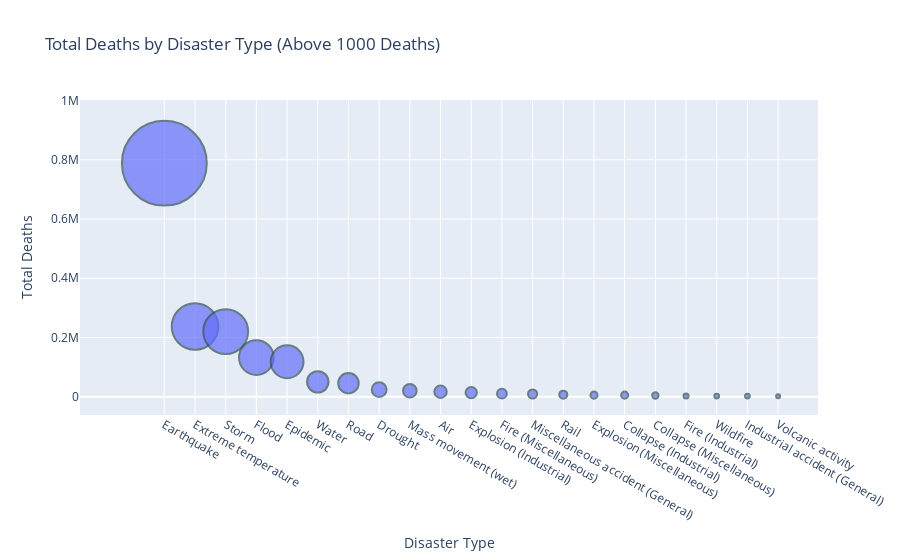

Notebook source saved alongside this figure:
### Code cell
# Create bubble chart
fig = px.scatter(
    x=df_dtoll_by_disaster_tp_filtered.index,           
    y=df_dtoll_by_disaster_tp_filtered.values,          
    size=df_dtoll_by_disaster_tp_filtered.values,       
    size_max=60,                   
    labels={'x': 'Disaster Type', 'y': 'Total Deaths'},  
    title="Total Deaths by Disaster Type (Above 1000 Deaths)"
)

# Add visual settings
fig.update_traces(marker=dict(opacity=0.7, line=dict(width=2, color='DarkSlateGrey')))
fig.update_layout(xaxis_title="Disaster Type", yaxis_title="Total Deaths")

# Display the graph
fig.show()

### Figure 1 — Plotly figure (JSON) as saved in the notebook; plotly's stock layout.template omitted (floating-point values rounded to 4 significant figures)
{"data": [{"hovertemplate": "Disaster Type=%{x}<br>Total Deaths=%{y}<br>size=%{marker.size}<extra></extra>", "legendgroup": "", "marker": {"color": "#636efa", "line": {"color": "DarkSlateGrey", "width": 2}, "opacity": 0.7, "size": [788400, 237083, 219999, 132190, 118149, 50336, 45910, 24160, 20140, 16844, 14014, 10511, 9188, 7079, 5524, 5510, 4491, 2815, 2501, 2489, 1734], "sizemode": "area", "sizeref": 219, "symbol": "circle"}, "mode": "markers", "name": "", "orientation": "v", "showlegend": false, "type": "scatter", "x": ["Earthquake", "Extreme temperature", "Storm", "Flood", "Epidemic", "Water", "Road", "Drought", "Mass movement (wet)", "Air", "Explosion (Industrial)", "Fire (Miscellaneous)", "Miscellaneous accident (General)", "Rail", "Explosion (Miscellaneous)", "Collapse (Industrial)", "Collapse (Miscellaneous)", "Fire (Industrial)", "Wildfire", "Industrial accident (General)", "Volcanic activity"], "xaxis": "x", "y": [788400, 237083, 219999, 132190, 118149, 50336, 45910, 24160, 20140, 16844, 14014, 10511, 9188, 7079, 5524, 5510, 4491, 2815, 2501, 2489, 1734], "yaxis": "y"}], "layout": {"legend": {"itemsizing": "constant", "tracegroupgap": 0}, "title": {"text": "Total Deaths by Disaster Type (Above 1000 Deaths)"}, "xaxis": {"anchor": "y", "domain": [0, 1], "title": {"text": "Disaster Type"}}, "yaxis": {"anchor": "x", "domain": [0, 1], "title": {"text": "Total Deaths"}}}}
